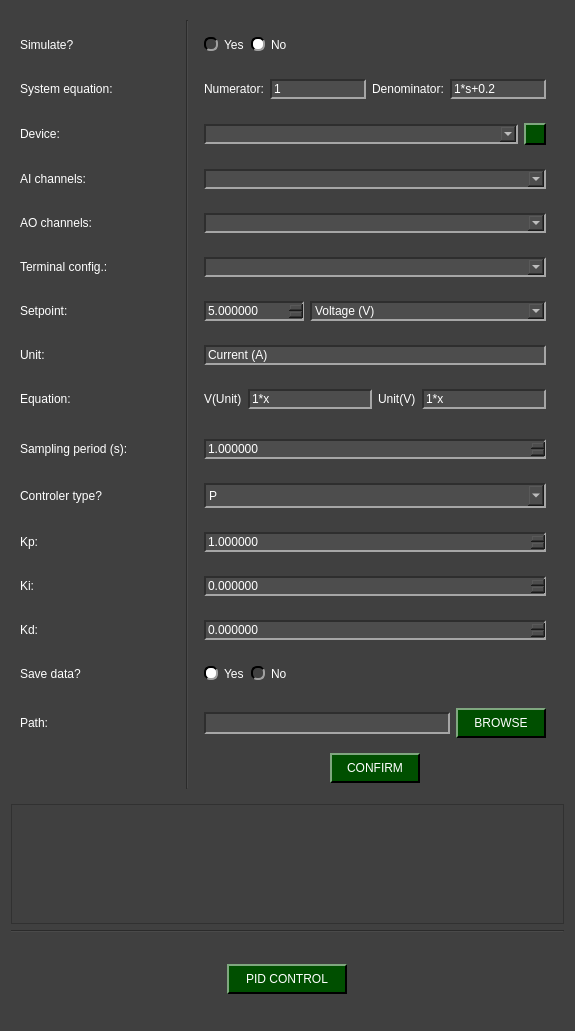
<?xml version="1.0" encoding="UTF-8"?>
<ui version="4.0">
 <class>NIDAQ_PID_Control</class>
 <widget class="QWidget" name="NIDAQ_PID_Control">
  <property name="geometry">
   <rect>
    <x>0</x>
    <y>0</y>
    <width>575</width>
    <height>1031</height>
   </rect>
  </property>
  <property name="windowTitle">
   <string>Form</string>
  </property>
  <property name="styleSheet">
   <string notr="true">QWidget{
	background-color: rgb(64, 64, 64);
}

QTabWidget::pane { 
   border: 1px solid rgb(166, 166, 166);
}

QTabBar::tab {
  	background-color: rgb(77, 77, 77);
 }

 QTabBar::tab:selected {
  	background-color: rgb(140, 140, 140);
	padding-top: 2px;
	padding-bottom: 2px;
	padding-left: 12px;
	padding-right: 12px;
 }

 QTabBar::tab:selected:hover {
  	background-color: rgb(140, 140, 140);
	padding-top: 2px;
	padding-bottom: 2px;
	padding-left: 12px;
	padding-right: 12px;
 }

 QTabBar::tab:hover {
  	background-color: rgb(109, 109, 109);
	padding-top: 2px;
	padding-bottom: 2px;
	padding-left: 12px;
	padding-right: 12px;
 }

 QTabBar::tab:middle {
	border-right: 1px dashed rgb(166, 166, 166);
	border-left: 1px dashed rgb(166, 166, 166);
	padding-top: 2px;
	padding-bottom: 2px;
	padding-left: 12px;
	padding-right: 12px;
 }

 QTabBar::tab:last {
	border-top-right-radius: 10px;
	padding-top: 2px;
	padding-bottom: 2px;
	padding-left: 12px;
	padding-right: 12px;
 }

 QTabBar::tab:first {
	border-top-left-radius: 10px;
	padding-top: 2px;
	padding-bottom: 2px;
	padding-left: 12px;
	padding-right: 12px;
 }


QComboBox QAbstractItemView {
    background-color: rgb(77, 77, 77);
}

QComboBox QAbstractItemView::item:focus{
    background-color: rgb(140, 140, 140);
}

QDoubleSpinBox{
	background-color: rgb(77, 77, 77);
	
	border-top: 1.5px solid rgb(46, 46, 46);
	border-left: 1.5px solid rgb(46, 46, 46);

	border-bottom: 1.5px solid rgb(166, 166, 166);
	border-right: 1.5px solid rgb(166, 166, 166);
}

QDoubleSpinBox::up-button{
    image: url(:/imgs/imgs/drop_up_arrow.png);
	width: 11px;

	background-color: rgb(0, 79, 0);
	border-top: 1.5px solid rgb(127, 167, 127);
	border-left: 1.5px solid rgb(127, 167, 127);

	border-bottom: 1.5px solid rgb(0, 0, 0);
	border-right: 1.5px solid rgb(0, 0, 0);
}

QDoubleSpinBox::up-button:pressed{
	border: 2px solid rgb(255, 255, 255);
}

QDoubleSpinBox::up-button:hover{
	background-color: rgb(0, 50, 0);
}

QDoubleSpinBox::down-button{
    image: url(:/imgs/imgs/drop_down_arrow.png);
	width: 11px;

	background-color: rgb(0, 79, 0);
	border-top: 1.5px solid rgb(127, 167, 127);
	border-left: 1.5px solid rgb(127, 167, 127);

	border-bottom: 1.5px solid rgb(0, 0, 0);
	border-right: 1.5px solid rgb(0, 0, 0);
}

QDoubleSpinBox::down-button:pressed{
	border: 2px solid rgb(255, 255, 255);
}

QDoubleSpinBox::down-button:hover{
	background-color: rgb(0, 50, 0);
}

QWidget#centralwidget{
	background-color: rgb(64, 64, 64);
}

QWidget{
	color: rgb(255, 255, 255);
}

QComboBox{
	background-color: rgb(77, 77, 77);
	
	border-top: 1.5px solid rgb(46, 46, 46);
	border-left: 1.5px solid rgb(46, 46, 46);

	border-bottom: 1.5px solid rgb(166, 166, 166);
	border-right: 1.5px solid rgb(166, 166, 166);
}


QComboBox::drop-down{
	image: url(:/imgs/imgs/drop_down_arrow.png);
	width: 11px;

	background-color: rgb(0, 79, 0);
	border-top: 2px solid rgb(127, 167, 127);
	border-left: 2px solid rgb(127, 167, 127);

	border-bottom: 2px solid rgb(0, 0, 0);
	border-right: 2px solid rgb(0, 0, 0);
}

QComboBox::drop-down:hover{
	background-color: rgb(0, 50, 0);
}

QComboBox::drop-down:pressed{
	border: 2px solid rgb(255, 255, 255);
}

QPushButton{
	background-color: rgb(0, 79, 0);

	border-top: 1.5px solid rgb(127, 167, 127);
	border-left: 1.5px solid rgb(127, 167, 127);

	border-bottom: 1.5px solid rgb(0, 0, 0);
	border-right: 1.5px solid rgb(0, 0, 0);

	
	font: 12pt &quot;Helvetica&quot;;
	text-align:center;
}

QWidget{
	font: 12pt &quot;Helvetica&quot;;
}

QPushButton:hover{
	background-color: rgb(0, 50, 0);
}

QPushButton:pressed{
	border: 2px solid rgb(255, 255, 255);
}

QLineEdit{
	background-color: rgb(77, 77, 77);
	border-top: 1.5px solid rgb(46, 46, 46);
	border-left: 1.5px solid rgb(46, 46, 46);

	border-bottom: 1.5px solid rgb(166, 166, 166);
	border-right: 1.5px solid rgb(166, 166, 166);
}

QRadioButton::indicator{
	border-radius: 6px;
	border-top: 1.5px solid rgb(0, 0, 0);
	border-left: 1.5px solid rgb(0, 0, 0);

	border-bottom: 1.5px solid rgb(160, 160, 160);
	border-right: 1.5px solid rgb(160, 160, 160);
}

QRadioButton::indicator::checked{
	background-color: white;
}

QRadioButton::indicator::unchecked:hover{
	background-color: #9F9F9F;
}

QRadioButton::indicator::pressed{
	border: 1.5px solid #505050
}

QPushButton#reload_devices{
	image: url(:/imgs/imgs/reload.png);
	width: 11px;
	background-color: rgb(0, 79, 0);

	border-top: 1.5px solid rgb(127, 167, 127);
	border-left: 1.5px solid rgb(127, 167, 127);

	border-bottom: 1.5px solid rgb(0, 0, 0);
	border-right: 1.5px solid rgb(0, 0, 0);

	
	font: 12pt &quot;Helvetica&quot;;
	text-align:center;
}

QPushButton#reload_devices:hover{
	background-color: rgb(0, 50, 0);
}

QPushButton#reload_devices:pressed{
	border: 2px solid rgb(255, 255, 255);
}


QDoubleSpinBox{
	background-color: rgb(77, 77, 77);
	
	border-top: 1.5px solid rgb(46, 46, 46);
	border-left: 1.5px solid rgb(46, 46, 46);

	border-bottom: 1.5px solid rgb(166, 166, 166);
	border-right: 1.5px solid rgb(166, 166, 166);
}

QDoubleSpinBox::up-button{
    image: url(:/imgs/imgs/drop_up_arrow.png);
	width: 11px;

	background-color: rgb(0, 79, 0);
	border-top: 1.5px solid rgb(127, 167, 127);
	border-left: 1.5px solid rgb(127, 167, 127);

	border-bottom: 1.5px solid rgb(0, 0, 0);
	border-right: 1.5px solid rgb(0, 0, 0);
}

QDoubleSpinBox:disabled {
    background-color: rgb(50, 50, 50);
    
    border-top: 1.5px solid rgb(30, 30, 30);
    border-left: 1.5px solid rgb(30, 30, 30);
    
    border-bottom: 1.5px solid rgb(100, 100, 100);
    border-right: 1.5px solid rgb(100, 100, 100);
    
    color: rgb(150, 150, 150);
}

QDoubleSpinBox::up-button:pressed{
	border: 2px solid rgb(255, 255, 255);
}

QDoubleSpinBox::up-button:hover{
	background-color: rgb(0, 50, 0);
}

QDoubleSpinBox::down-button{
    image: url(:/imgs/imgs/drop_down_arrow.png);
	width: 11px;

	background-color: rgb(0, 79, 0);
	border-top: 1.5px solid rgb(127, 167, 127);
	border-left: 1.5px solid rgb(127, 167, 127);

	border-bottom: 1.5px solid rgb(0, 0, 0);
	border-right: 1.5px solid rgb(0, 0, 0);
}

QDoubleSpinBox::down-button:pressed{
	border: 2px solid rgb(255, 255, 255);
}

QDoubleSpinBox::down-button:hover{
	background-color: rgb(0, 50, 0);
}
</string>
  </property>
  <layout class="QGridLayout" name="gridLayout">
   <item row="4" column="0" alignment="Qt::AlignmentFlag::AlignHCenter|Qt::AlignmentFlag::AlignVCenter">
    <widget class="QPushButton" name="pushButton_start">
     <property name="minimumSize">
      <size>
       <width>120</width>
       <height>30</height>
      </size>
     </property>
     <property name="maximumSize">
      <size>
       <width>150</width>
       <height>30</height>
      </size>
     </property>
     <property name="text">
      <string>PID CONTROL</string>
     </property>
    </widget>
   </item>
   <item row="2" column="0">
    <widget class="QFrame" name="frame_equation">
     <property name="minimumSize">
      <size>
       <width>400</width>
       <height>120</height>
      </size>
     </property>
     <property name="frameShape">
      <enum>QFrame::Shape::StyledPanel</enum>
     </property>
     <property name="frameShadow">
      <enum>QFrame::Shadow::Raised</enum>
     </property>
     <layout class="QGridLayout" name="gridLayout_5">
      <item row="0" column="0">
       <widget class="QWidget" name="widget_image" native="true">
        <property name="minimumSize">
         <size>
          <width>0</width>
          <height>100</height>
         </size>
        </property>
        <layout class="QVBoxLayout" name="image_layout"/>
       </widget>
      </item>
     </layout>
    </widget>
   </item>
   <item row="1" column="0">
    <widget class="QWidget" name="widget_top" native="true">
     <layout class="QGridLayout" name="gridLayout_2">
      <item row="6" column="0">
       <widget class="QLabel" name="label_terminal">
        <property name="text">
         <string>Terminal config.:</string>
        </property>
       </widget>
      </item>
      <item row="0" column="2" rowspan="20">
       <widget class="Line" name="line">
        <property name="minimumSize">
         <size>
          <width>0</width>
          <height>0</height>
         </size>
        </property>
        <property name="orientation">
         <enum>Qt::Orientation::Vertical</enum>
        </property>
       </widget>
      </item>
      <item row="7" column="0">
       <widget class="QLabel" name="label_setpoint">
        <property name="minimumSize">
         <size>
          <width>0</width>
          <height>30</height>
         </size>
        </property>
        <property name="text">
         <string>Setpoint:</string>
        </property>
       </widget>
      </item>
      <item row="18" column="3" alignment="Qt::AlignmentFlag::AlignHCenter">
       <widget class="QPushButton" name="pushButton_confirm">
        <property name="minimumSize">
         <size>
          <width>90</width>
          <height>30</height>
         </size>
        </property>
        <property name="maximumSize">
         <size>
          <width>100</width>
          <height>16777215</height>
         </size>
        </property>
        <property name="text">
         <string> CONFIRM </string>
        </property>
       </widget>
      </item>
      <item row="17" column="3" alignment="Qt::AlignmentFlag::AlignVCenter">
       <widget class="QWidget" name="widget_path" native="true">
        <layout class="QHBoxLayout" name="horizontalLayout_10">
         <item>
          <widget class="QLineEdit" name="path_line_edit">
           <property name="minimumSize">
            <size>
             <width>0</width>
             <height>22</height>
            </size>
           </property>
          </widget>
         </item>
         <item>
          <widget class="QPushButton" name="path_folder_browse">
           <property name="minimumSize">
            <size>
             <width>90</width>
             <height>30</height>
            </size>
           </property>
           <property name="text">
            <string> BROWSE </string>
           </property>
          </widget>
         </item>
        </layout>
       </widget>
      </item>
      <item row="15" column="0">
       <widget class="QLabel" name="label_kd">
        <property name="minimumSize">
         <size>
          <width>0</width>
          <height>30</height>
         </size>
        </property>
        <property name="text">
         <string>Kd:</string>
        </property>
       </widget>
      </item>
      <item row="16" column="0">
       <widget class="QLabel" name="label_save">
        <property name="text">
         <string>Save data?</string>
        </property>
       </widget>
      </item>
      <item row="11" column="3">
       <widget class="QWidget" name="widget_period" native="true">
        <layout class="QHBoxLayout" name="horizontalLayout_8">
         <item>
          <widget class="QDoubleSpinBox" name="doubleSpinBox_period">
           <property name="decimals">
            <number>6</number>
           </property>
           <property name="maximum">
            <double>999999999999.000000000000000</double>
           </property>
           <property name="singleStep">
            <double>0.010000000000000</double>
           </property>
           <property name="value">
            <double>1.000000000000000</double>
           </property>
          </widget>
         </item>
        </layout>
       </widget>
      </item>
      <item row="9" column="1" alignment="Qt::AlignmentFlag::AlignRight">
       <widget class="QLabel" name="label_i_equation">
        <property name="toolTip">
         <string>&lt;html&gt;&lt;head/&gt;&lt;body&gt;&lt;p&gt;&lt;span style=&quot; font-size:14pt;&quot;&gt;The equation should be written in the form: Ax²+Bx+C&lt;/span&gt;&lt;/p&gt;&lt;/body&gt;&lt;/html&gt;</string>
        </property>
        <property name="text">
         <string>&lt;html&gt;&lt;head/&gt;&lt;body&gt;&lt;p&gt;&lt;img src=&quot;:/imgs/imgs/inform.png&quot;/&gt;&lt;/p&gt;&lt;/body&gt;&lt;/html&gt;</string>
        </property>
       </widget>
      </item>
      <item row="13" column="3">
       <widget class="QWidget" name="widget_kp" native="true">
        <layout class="QHBoxLayout" name="horizontalLayout_6">
         <item>
          <widget class="QDoubleSpinBox" name="doubleSpinBox_kp">
           <property name="decimals">
            <number>6</number>
           </property>
           <property name="maximum">
            <double>999999999999.000000000000000</double>
           </property>
           <property name="singleStep">
            <double>0.010000000000000</double>
           </property>
           <property name="value">
            <double>1.000000000000000</double>
           </property>
          </widget>
         </item>
        </layout>
       </widget>
      </item>
      <item row="3" column="3">
       <widget class="QWidget" name="widget_nidaq" native="true">
        <layout class="QHBoxLayout" name="horizontalLayout_2">
         <item>
          <widget class="QComboBox" name="device_combo">
           <property name="minimumSize">
            <size>
             <width>0</width>
             <height>0</height>
            </size>
           </property>
           <property name="maximumSize">
            <size>
             <width>9000000</width>
             <height>16777215</height>
            </size>
           </property>
          </widget>
         </item>
         <item>
          <widget class="QPushButton" name="reload_devices">
           <property name="minimumSize">
            <size>
             <width>22</width>
             <height>22</height>
            </size>
           </property>
           <property name="maximumSize">
            <size>
             <width>22</width>
             <height>22</height>
            </size>
           </property>
           <property name="text">
            <string/>
           </property>
          </widget>
         </item>
        </layout>
       </widget>
      </item>
      <item row="14" column="3">
       <widget class="QWidget" name="widget_ki" native="true">
        <layout class="QHBoxLayout" name="horizontalLayout_4">
         <item>
          <widget class="QDoubleSpinBox" name="doubleSpinBox_ki">
           <property name="decimals">
            <number>6</number>
           </property>
           <property name="maximum">
            <double>999999999999.000000000000000</double>
           </property>
           <property name="singleStep">
            <double>0.010000000000000</double>
           </property>
          </widget>
         </item>
        </layout>
       </widget>
      </item>
      <item row="8" column="3" alignment="Qt::AlignmentFlag::AlignVCenter">
       <widget class="QWidget" name="widget_unit" native="true">
        <layout class="QHBoxLayout" name="horizontalLayout">
         <item>
          <widget class="QLineEdit" name="lineEdit_unit">
           <property name="sizePolicy">
            <sizepolicy hsizetype="Expanding" vsizetype="Fixed">
             <horstretch>10</horstretch>
             <verstretch>0</verstretch>
            </sizepolicy>
           </property>
           <property name="maximumSize">
            <size>
             <width>9999999</width>
             <height>16777215</height>
            </size>
           </property>
           <property name="text">
            <string>Current (A)</string>
           </property>
          </widget>
         </item>
        </layout>
       </widget>
      </item>
      <item row="11" column="0">
       <widget class="QLabel" name="label_periody">
        <property name="minimumSize">
         <size>
          <width>0</width>
          <height>30</height>
         </size>
        </property>
        <property name="text">
         <string>Sampling period (s):</string>
        </property>
       </widget>
      </item>
      <item row="12" column="3">
       <widget class="QWidget" name="widget_type" native="true">
        <property name="minimumSize">
         <size>
          <width>100</width>
          <height>0</height>
         </size>
        </property>
        <layout class="QHBoxLayout" name="horizontalLayout_7">
         <item>
          <widget class="QComboBox" name="comboBox_type">
           <property name="minimumSize">
            <size>
             <width>0</width>
             <height>25</height>
            </size>
           </property>
           <property name="maximumSize">
            <size>
             <width>9000000</width>
             <height>16777215</height>
            </size>
           </property>
           <item>
            <property name="text">
             <string>P</string>
            </property>
           </item>
           <item>
            <property name="text">
             <string>PI</string>
            </property>
           </item>
           <item>
            <property name="text">
             <string>PD</string>
            </property>
           </item>
           <item>
            <property name="text">
             <string>PID</string>
            </property>
           </item>
          </widget>
         </item>
        </layout>
       </widget>
      </item>
      <item row="4" column="3">
       <widget class="QWidget" name="widget_ai_channel" native="true">
        <layout class="QHBoxLayout" name="horizontalLayout_13">
         <item>
          <widget class="QComboBox" name="ai_channel_combo"/>
         </item>
        </layout>
       </widget>
      </item>
      <item row="12" column="0">
       <widget class="QLabel" name="label_type">
        <property name="minimumSize">
         <size>
          <width>0</width>
          <height>30</height>
         </size>
        </property>
        <property name="toolTip">
         <string>&lt;html&gt;&lt;head/&gt;&lt;body&gt;&lt;p&gt;&lt;img src=&quot;:/imgs/imgs/PID_Flow.png&quot;/&gt;&lt;/p&gt;&lt;/body&gt;&lt;/html&gt;</string>
        </property>
        <property name="text">
         <string>Controler type?</string>
        </property>
       </widget>
      </item>
      <item row="8" column="0">
       <widget class="QLabel" name="label_unit">
        <property name="minimumSize">
         <size>
          <width>0</width>
          <height>30</height>
         </size>
        </property>
        <property name="text">
         <string>Unit:</string>
        </property>
       </widget>
      </item>
      <item row="12" column="1">
       <widget class="QLabel" name="label_i_type">
        <property name="toolTip">
         <string>&lt;html&gt;&lt;head/&gt;&lt;body&gt;&lt;p&gt;&lt;img src=&quot;:/imgs/imgs/PID_Flow.png&quot;/&gt;&lt;/p&gt;&lt;/body&gt;&lt;/html&gt;</string>
        </property>
        <property name="text">
         <string>&lt;html&gt;&lt;head/&gt;&lt;body&gt;&lt;p&gt;&lt;img src=&quot;:/imgs/imgs/inform.png&quot;/&gt;&lt;/p&gt;&lt;/body&gt;&lt;/html&gt;</string>
        </property>
       </widget>
      </item>
      <item row="1" column="3">
       <widget class="QWidget" name="widget_6" native="true">
        <layout class="QHBoxLayout" name="horizontalLayout_9">
         <item>
          <widget class="QRadioButton" name="yes_simulate_radio">
           <property name="text">
            <string>Yes</string>
           </property>
           <attribute name="buttonGroup">
            <string notr="true">simulate_radio_group</string>
           </attribute>
          </widget>
         </item>
         <item>
          <widget class="QRadioButton" name="no_simulate_radio">
           <property name="text">
            <string>No</string>
           </property>
           <property name="checked">
            <bool>true</bool>
           </property>
           <attribute name="buttonGroup">
            <string notr="true">simulate_radio_group</string>
           </attribute>
          </widget>
         </item>
         <item>
          <spacer name="horizontalSpacer_2">
           <property name="orientation">
            <enum>Qt::Orientation::Horizontal</enum>
           </property>
           <property name="sizeHint" stdset="0">
            <size>
             <width>40</width>
             <height>20</height>
            </size>
           </property>
          </spacer>
         </item>
        </layout>
       </widget>
      </item>
      <item row="1" column="0">
       <widget class="QLabel" name="label_simulate">
        <property name="text">
         <string>Simulate?</string>
        </property>
       </widget>
      </item>
      <item row="16" column="3">
       <widget class="QWidget" name="widget_3" native="true">
        <layout class="QHBoxLayout" name="horizontalLayout_12">
         <item>
          <widget class="QRadioButton" name="yes_save_radio">
           <property name="autoFillBackground">
            <bool>false</bool>
           </property>
           <property name="text">
            <string>Yes</string>
           </property>
           <property name="checked">
            <bool>true</bool>
           </property>
           <attribute name="buttonGroup">
            <string notr="true">save_radio_group</string>
           </attribute>
          </widget>
         </item>
         <item>
          <widget class="QRadioButton" name="no_save_radio">
           <property name="text">
            <string>No</string>
           </property>
           <attribute name="buttonGroup">
            <string notr="true">save_radio_group</string>
           </attribute>
          </widget>
         </item>
         <item>
          <spacer name="horizontalSpacer">
           <property name="orientation">
            <enum>Qt::Orientation::Horizontal</enum>
           </property>
           <property name="sizeHint" stdset="0">
            <size>
             <width>40</width>
             <height>20</height>
            </size>
           </property>
          </spacer>
         </item>
        </layout>
       </widget>
      </item>
      <item row="17" column="0">
       <widget class="QLabel" name="label_path">
        <property name="text">
         <string>Path:</string>
        </property>
       </widget>
      </item>
      <item row="15" column="3" alignment="Qt::AlignmentFlag::AlignVCenter">
       <widget class="QWidget" name="widget_kd" native="true">
        <layout class="QHBoxLayout" name="horizontalLayout_5">
         <item>
          <widget class="QDoubleSpinBox" name="doubleSpinBox_kd">
           <property name="decimals">
            <number>6</number>
           </property>
           <property name="maximum">
            <double>999999999999.000000000000000</double>
           </property>
           <property name="singleStep">
            <double>0.010000000000000</double>
           </property>
          </widget>
         </item>
        </layout>
       </widget>
      </item>
      <item row="4" column="0">
       <widget class="QLabel" name="label_ai_channel">
        <property name="text">
         <string>AI channels:</string>
        </property>
       </widget>
      </item>
      <item row="6" column="3">
       <widget class="QWidget" name="widget_terminal_config" native="true">
        <layout class="QHBoxLayout" name="horizontalLayout_11">
         <item>
          <widget class="QComboBox" name="terminal_config_combo"/>
         </item>
        </layout>
       </widget>
      </item>
      <item row="7" column="3">
       <widget class="QWidget" name="widget_setpoint" native="true">
        <layout class="QHBoxLayout" name="horizontalLayout_3">
         <item>
          <widget class="QDoubleSpinBox" name="doubleSpinBox_setpoint">
           <property name="maximumSize">
            <size>
             <width>100</width>
             <height>16777215</height>
            </size>
           </property>
           <property name="decimals">
            <number>6</number>
           </property>
           <property name="maximum">
            <double>999999999999.000000000000000</double>
           </property>
           <property name="singleStep">
            <double>0.010000000000000</double>
           </property>
           <property name="value">
            <double>5.000000000000000</double>
           </property>
          </widget>
         </item>
         <item>
          <widget class="QComboBox" name="comboBox_setpoint">
           <property name="minimumSize">
            <size>
             <width>190</width>
             <height>0</height>
            </size>
           </property>
           <property name="maximumSize">
            <size>
             <width>9000000</width>
             <height>16777215</height>
            </size>
           </property>
           <item>
            <property name="text">
             <string>Voltage (V)</string>
            </property>
           </item>
           <item>
            <property name="text">
             <string>Temperature (C°)</string>
            </property>
           </item>
           <item>
            <property name="text">
             <string>Other</string>
            </property>
           </item>
          </widget>
         </item>
        </layout>
       </widget>
      </item>
      <item row="14" column="0">
       <widget class="QLabel" name="label_ki">
        <property name="minimumSize">
         <size>
          <width>0</width>
          <height>30</height>
         </size>
        </property>
        <property name="text">
         <string>Ki:</string>
        </property>
       </widget>
      </item>
      <item row="3" column="0">
       <widget class="QLabel" name="label_nidaq">
        <property name="minimumSize">
         <size>
          <width>154</width>
          <height>30</height>
         </size>
        </property>
        <property name="maximumSize">
         <size>
          <width>160</width>
          <height>16777215</height>
         </size>
        </property>
        <property name="text">
         <string>Device:</string>
        </property>
       </widget>
      </item>
      <item row="9" column="0">
       <widget class="QLabel" name="label_equation">
        <property name="minimumSize">
         <size>
          <width>0</width>
          <height>30</height>
         </size>
        </property>
        <property name="toolTip">
         <string>&lt;html&gt;&lt;head/&gt;&lt;body&gt;&lt;p&gt;&lt;span style=&quot; font-size:14pt;&quot;&gt;The equation should be written in the form: Ax²+Bx+C&lt;/span&gt;&lt;/p&gt;&lt;/body&gt;&lt;/html&gt;</string>
        </property>
        <property name="text">
         <string>Equation:</string>
        </property>
       </widget>
      </item>
      <item row="5" column="0">
       <widget class="QLabel" name="label_ao_channel">
        <property name="text">
         <string>AO channels:</string>
        </property>
       </widget>
      </item>
      <item row="13" column="0">
       <widget class="QLabel" name="label_kp">
        <property name="minimumSize">
         <size>
          <width>0</width>
          <height>30</height>
         </size>
        </property>
        <property name="text">
         <string>Kp:</string>
        </property>
       </widget>
      </item>
      <item row="5" column="3">
       <widget class="QWidget" name="widget_ao_channel" native="true">
        <layout class="QHBoxLayout" name="horizontalLayout_14">
         <item>
          <widget class="QComboBox" name="ao_channel_combo"/>
         </item>
        </layout>
       </widget>
      </item>
      <item row="9" column="3">
       <widget class="QWidget" name="widget_equation" native="true">
        <layout class="QHBoxLayout" name="horizontalLayout_15">
         <item>
          <widget class="QLabel" name="label_vunit">
           <property name="text">
            <string>V(Unit)</string>
           </property>
          </widget>
         </item>
         <item>
          <widget class="QLineEdit" name="lineEdit_equationvu">
           <property name="text">
            <string>1*x</string>
           </property>
          </widget>
         </item>
         <item>
          <widget class="QLabel" name="label_unitv">
           <property name="text">
            <string>Unit(V)</string>
           </property>
          </widget>
         </item>
         <item>
          <widget class="QLineEdit" name="lineEdit_equationuv">
           <property name="text">
            <string>1*x</string>
           </property>
          </widget>
         </item>
        </layout>
       </widget>
      </item>
      <item row="2" column="0">
       <widget class="QLabel" name="label_system_equation">
        <property name="text">
         <string>System equation:</string>
        </property>
       </widget>
      </item>
      <item row="2" column="1">
       <widget class="QLabel" name="label_i_polinomial">
        <property name="toolTip">
         <string>&lt;html&gt;&lt;head/&gt;&lt;body&gt;&lt;p&gt;&lt;span style=&quot; font-size:14pt;&quot;&gt;Transfer function of a polynomial system G(s) = N(s) / D(s), where N(s) and D(s) are polynomials in s.&lt;/span&gt;&lt;/p&gt;&lt;/body&gt;&lt;/html&gt;</string>
        </property>
        <property name="text">
         <string>&lt;html&gt;&lt;head/&gt;&lt;body&gt;&lt;p&gt;&lt;img src=&quot;:/imgs/imgs/inform.png&quot;/&gt;&lt;/p&gt;&lt;/body&gt;&lt;/html&gt;</string>
        </property>
       </widget>
      </item>
      <item row="2" column="3">
       <widget class="QWidget" name="widget_polynomial" native="true">
        <layout class="QHBoxLayout" name="horizontalLayout_16">
         <item>
          <widget class="QLabel" name="label_numerator">
           <property name="text">
            <string>Numerator:</string>
           </property>
          </widget>
         </item>
         <item>
          <widget class="QLineEdit" name="lineEdit_numerator">
           <property name="text">
            <string>1</string>
           </property>
          </widget>
         </item>
         <item>
          <widget class="QLabel" name="label_denominator">
           <property name="text">
            <string>Denominator:</string>
           </property>
          </widget>
         </item>
         <item>
          <widget class="QLineEdit" name="lineEdit_denominator">
           <property name="text">
            <string>1*s+0.2</string>
           </property>
          </widget>
         </item>
        </layout>
       </widget>
      </item>
     </layout>
    </widget>
   </item>
   <item row="3" column="0">
    <widget class="Line" name="line_3">
     <property name="minimumSize">
      <size>
       <width>0</width>
       <height>0</height>
      </size>
     </property>
     <property name="orientation">
      <enum>Qt::Orientation::Horizontal</enum>
     </property>
    </widget>
   </item>
  </layout>
 </widget>
 <resources>
  <include location="resources_1.qrc"/>
 </resources>
 <connections/>
 <buttongroups>
  <buttongroup name="simulate_radio_group"/>
  <buttongroup name="save_radio_group"/>
 </buttongroups>
</ui>
